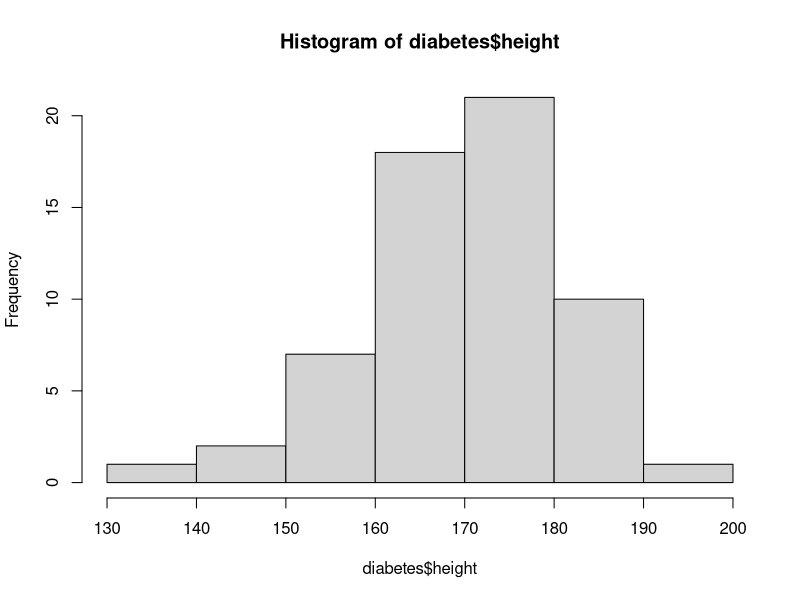
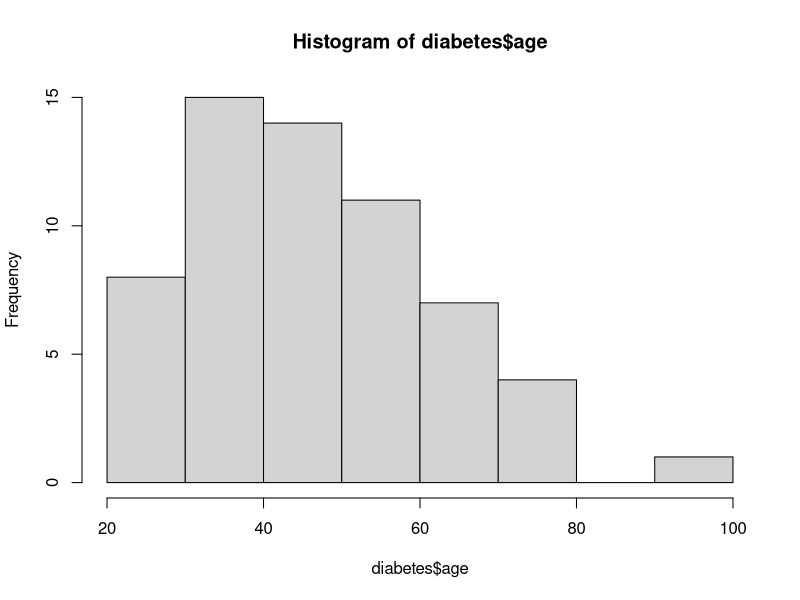
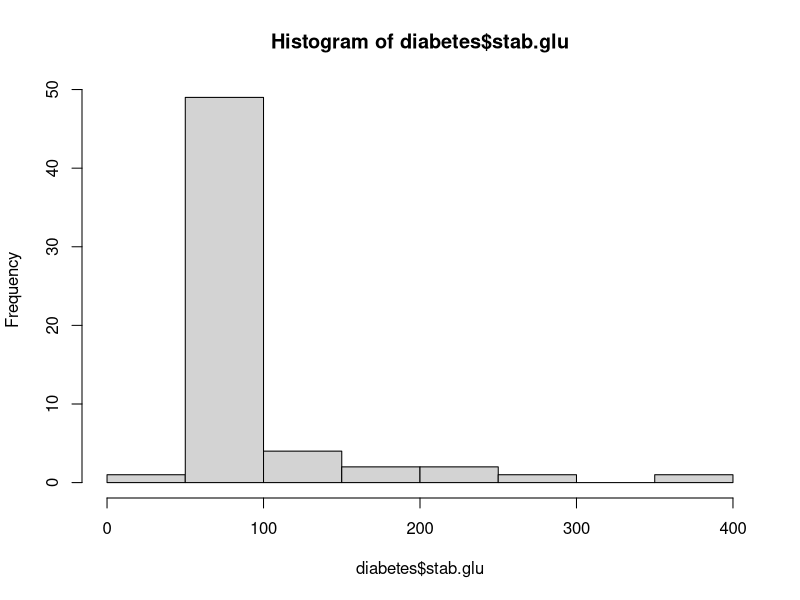
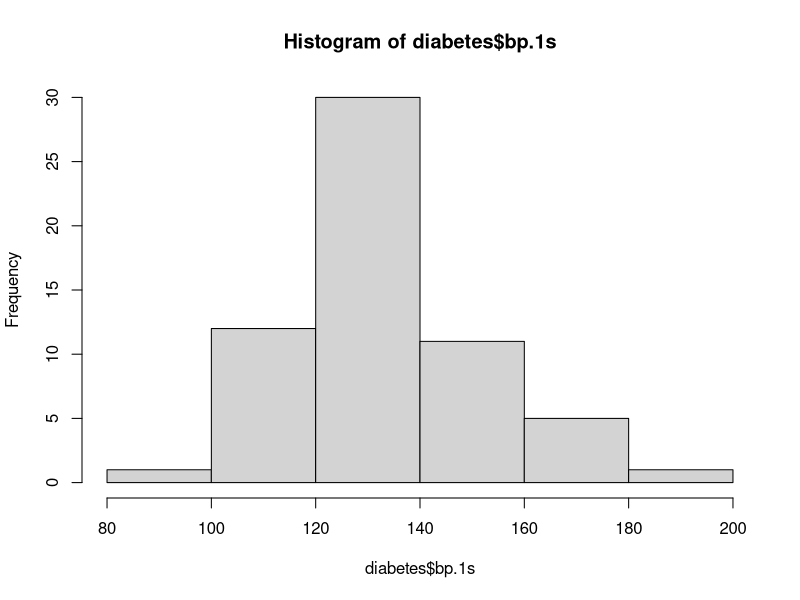
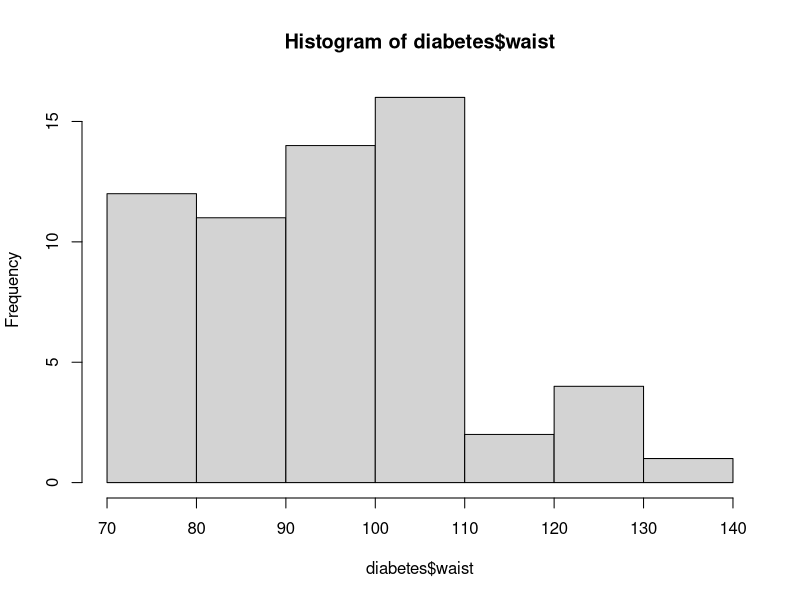
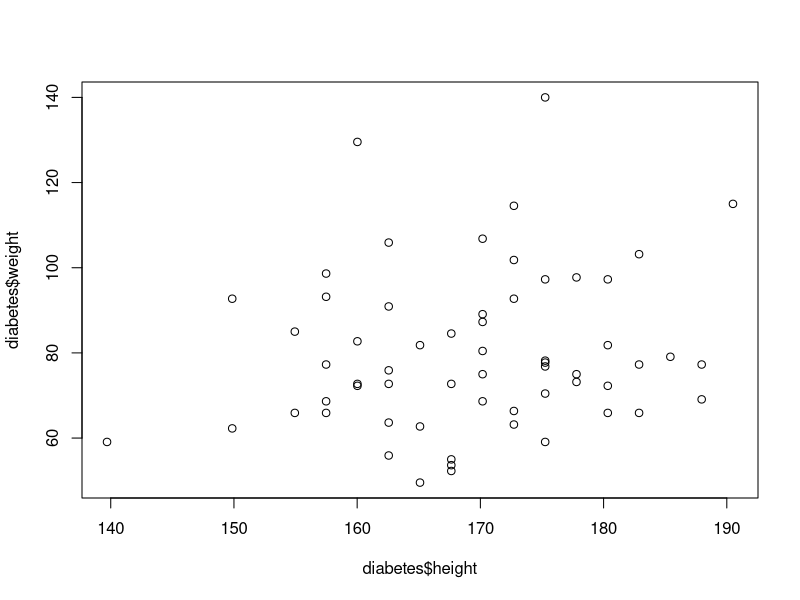
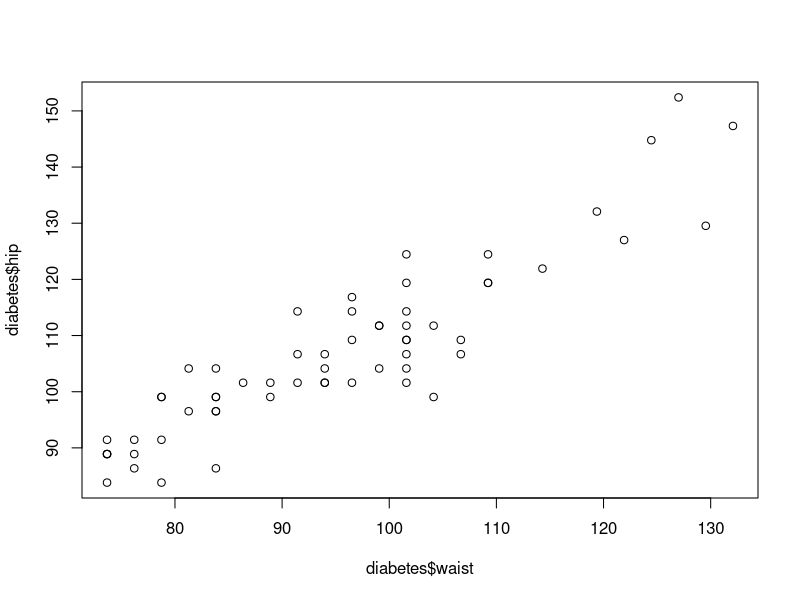
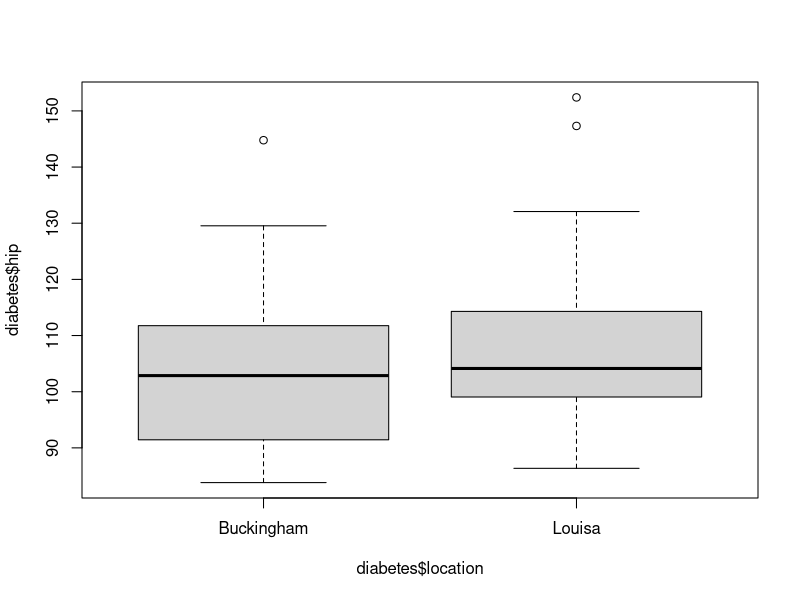

Source code (R) for these figures, in order:
# Läsa in & bearbeta data i R ----

## Load data ----
# library(readxl)
Data_diabetes <- readxl::read_excel("Data_diabetes.xlsx")
# View(Data_diabetes)
diabetes <- Data_diabetes

## Omvandla till SI enheter ----
### Height from inches to cm
diabetes$height <- diabetes$height * 2.54

### Weight pounds to kg
diabetes$weight <- diabetes$weight / 2.2

### waist & hip inches to cm
diabetes$waist <- diabetes$waist * 2.54
diabetes$hip <- diabetes$hip * 2.54

## Calculate BMI = weight [kg] / (height [m])^2 ----
diabetes$BMI <- diabetes$weight / (diabetes$height/100)^2

### Check that BMI is within 10-58
range(diabetes$BMI)

## Finding stats variable practice ----
mean(diabetes$height)
median(diabetes$weight)
sd(diabetes$stab.glu)

## Calculate SEM = sd(x)/sqrt(length(x)) ----
sd(diabetes$waist) / sqrt(length(diabetes$waist))

## Check binomial distribution ----
table(diabetes$location, diabetes$gender)



# Skapa & snygga till figurer ----
## Histogram ----
hist(diabetes$height)    # Normal dist.
hist(diabetes$age)       # Normal dist. -ish
hist(diabetes$stab.glu)  # Not normal !
hist(diabetes$bp.1s)     # Normal dist.
hist(diabetes$waist)     # Normal dist. ?

## Scatterplot x = height, y = weight ----
plot(x = diabetes$height,
     y = diabetes$weight)

## Scatterplot x = waist, y = hip ----
plot(x = diabetes$waist,
     y = diabetes$hip)

## Boxplot hip ~ location ----
boxplot(diabetes$hip ~ diabetes$location)

## Calculate SEM = sd(x)/sqrt(length(x)) for mean weight ----
### Pull vectors for weight by male & female
weight_m <- diabetes$weight[diabetes$gender == "male"]
weight_f <- diabetes$weight[diabetes$gender == "female"]

### mean weight for males & females
mv_weight_m <- mean(weight_m)
mv_weight_f <- mean(weight_f)
mv_weight <- c(mv_weight_m, mv_weight_f)

### SD
sd_weight_m <- sd(weight_m)
sd_weight_f <- sd(weight_f)
sd_weight <- c(sd_weight_m, sd_weight_f)

### SEM
sem_weight_m <- sd_weight_m / sqrt(length(weight_m))
sem_weight_f <- sd_weight_f / sqrt(length(weight_f))
sem_weight <- c(sd_weight_m, sd_weight_f)

## Error plot using plotrix ----
plotrix::plotCI(x = c(1,2),
                y = mv_weight,
                uiw = sem_weight,
                xlim = c(0,3))

# More plots, for fun ----
## Scatterplot x = stable glukose, y = systolic bp ----
### Plot male
plot(x = diabetes$stab.glu[diabetes$gender == "male"],
     y = diabetes$bp.1s[diabetes$gender == "male"],
     col = "blue",
     pch = 19,
     xlab = "Stabilt glukos",
     ylab = "Systoliskt blodtryck")
### Add points for female
points(x = diabetes$stab.glu[diabetes$gender == "female"],
       y = diabetes$bp.1s[diabetes$gender == "female"],
       col = "darkgreen",
       pch = 19)
### Add legend
legend(x = 300,
       y = 200,
       legend = c("Male","Female"),
       # fill = c("blue", "darkgreen"),
       col = c("blue", "darkgreen"),
       pch = c(19, 19),
       bty = "n")
## Error plot for location ~ hip ----
### SEM for hip
hip_B <- diabetes$hip[diabetes$location == "Buckingham"]
hip_L <- diabetes$hip[diabetes$location == "Louisa"]

mv_hip_B <- mean(hip_B)
mv_hip_L <- mean(hip_L)
mv_hip <- c(mv_hip_B, mv_hip_L)

sem_hip_B <- sd(hip_B) / sqrt(length(hip_B))
sem_hip_L <- sd(hip_L) / sqrt(length(hip_L))
sem_hip <- c(sem_hip_B, sem_hip_L)

### Error plot
plotrix::plotCI(x = c(1,2),
                y = mv_hip,
                uiw = sem_hip,
                xlim = c(0,3),
                xlab = "Stad",
                ylab = "Höftmått",
                xaxt = "n")
axis(side = 1,
     at = c(1,2),
     labels = c("Buckingham", "Louisa"))













